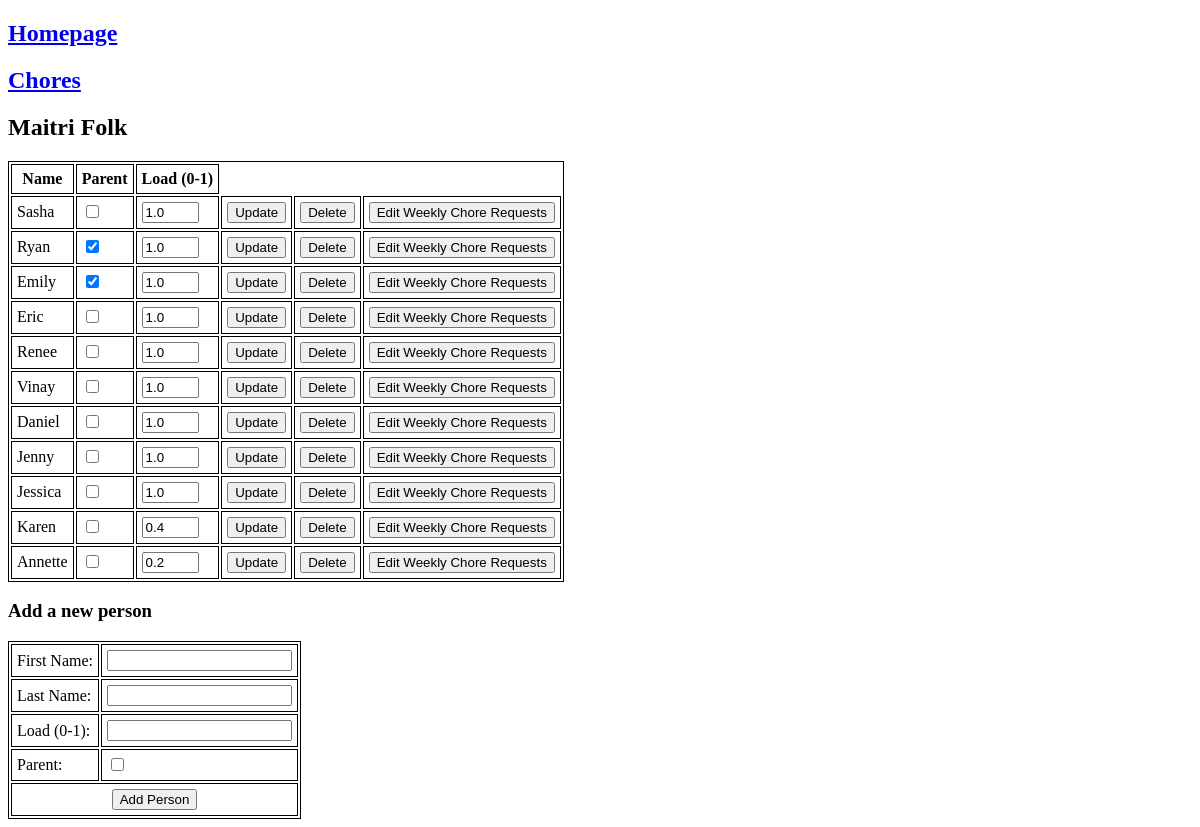
The app's page /people, older data.
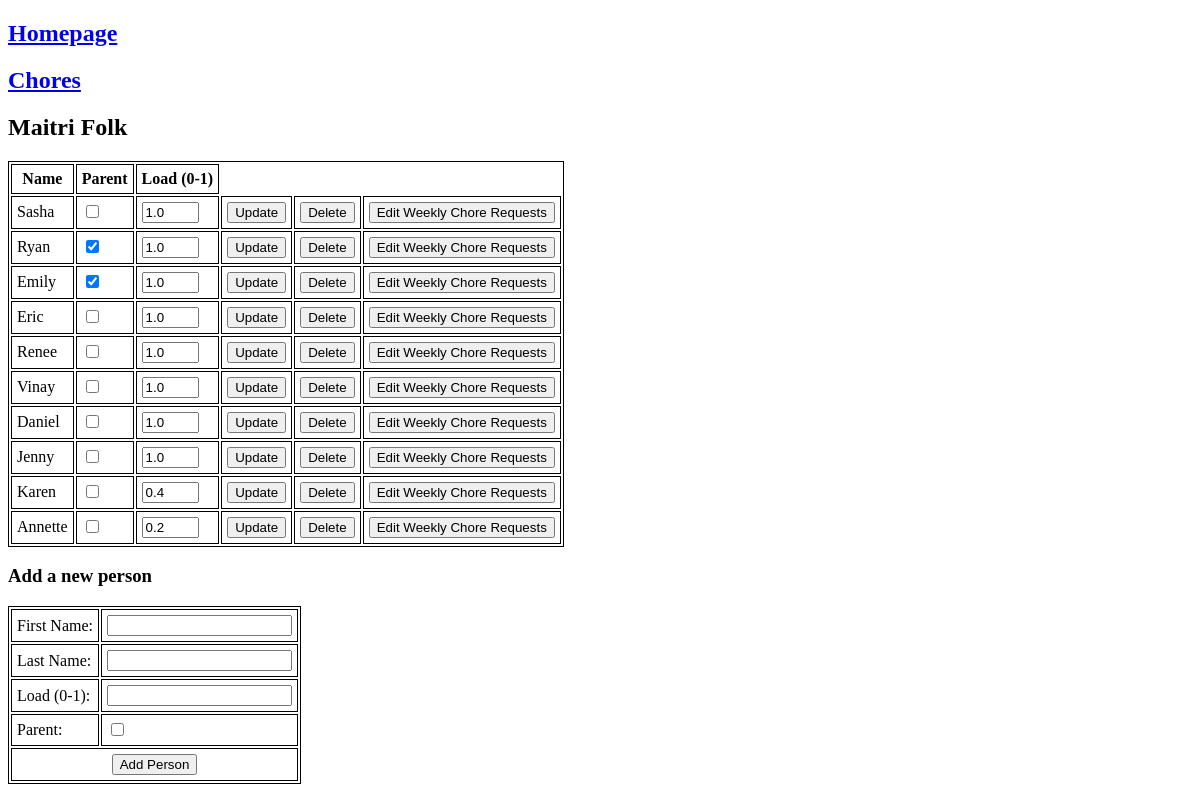
The same page, newer data.
### tables this page shows
CREATE TABLE "people" (
"id" INTEGER,
  "first_name" TEXT,
  "last_name" TEXT,
  "load_fraction" REAL,
  "parent" INTEGER
);

### chore_chart.py (the view)
@app.route("/people")
def people():
    with sqlite3.connect(db) as con:
        people = pd.read_sql(
            con = con,
            sql = "SELECT * FROM people"
        )
    return render_template("people.html", people = people)

### templates/people.html (shortened to what this page needs)
<!doctype html>
<html>
<head>
  <link rel="stylesheet" href="{{ url_for('static', filename='style.css') }}">
</head>
<body>
  <h2><a href="/">Homepage</a></h2>
  <h2><a href="/tasks">Chores</a></h2>
  <h2>Maitri Folk</h2>
  <table>
    <tr>
      <th>Name</th>
      <th>Parent</th>
      <th>Load (0-1)</th>
    </tr>
    {% for person in people.itertuples() %}
    <tr>
      <td>{{person.first_name}}</td>
      <form method="POST" action="{{ url_for('update_person') }}">
	<td>
	  <input type="checkbox" name="parent" {{"checked" if person.parent else ""}}/>
	</td>
	<td>
	  <input type="text" name="frac" size="4" value="{{ person.load_fraction }}"/>
	</td>
	<td>
	  <button type="sumbit">Update</button>
	</td>
      </form>
      <form method="POST" action="{{ url_for('delete_person') }}">
	<td>
	  <button type="sumbit">Delete</button>
	</td>
      </form>
      <form method="GET" action="{{ url_for('requests', person_id = person.id) }}">
	<td>
	  <button type="sumbit">Edit Weekly Chore Requests</button>
	</td>
      </form>
    </tr>
    {% endfor %}
  </table>
  <h3>Add a new person</h3>
  <form method="POST" action="{{ url_for('add_person') }}">
    <table>
      <tr>
	<td><label for="first_name">First Name:</label></td>
	<td><input type="text" id="first_name" name="first_name"></input></td>
      </tr>
      <tr>
	<td><label for="last_name">Last Name:</label></td>
	<td><input type="text" id="last_name" name="last_name"></input></td>
      </tr>
      <tr>
	<td><label for="frac">Load (0-1):</label></td>
	<td><input type="text" id="frac" name="frac"></input></td>
      </tr>
      <tr>
	<td><label for="parent">Parent:</label></td>
	<td><input type="checkbox" id="parent" name="parent"></input></td>
      <tr>
	<td colspan="2" class="center-text">
	  <input type="submit" value="Add Person">
	</td>
      </tr>
    </table>
  </form>
</body>
</html>

Row changes from the older to the newer data that the page shows:
removed people: first_name "Jessica", frac "1.0"
